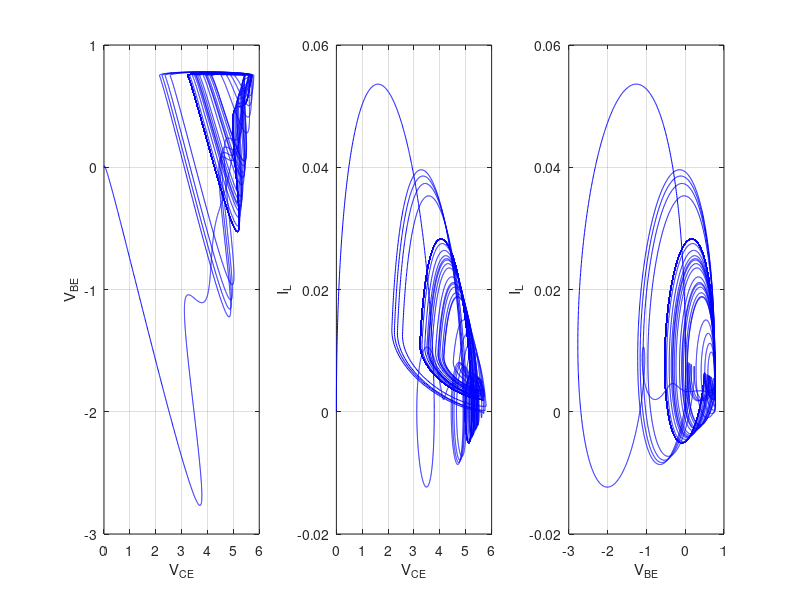

The MATLAB source for this figure:
function main()
    Tmax = 5e-3;
    h = 1e-8;
    T = 0:h:Tmax;
    initial_conditions = [0, 0, 0];

    result = zeros(3, length(T));
    result(:, 1) = initial_conditions;

    i = 2;
    while i <= length(T)
        if any(abs(result(:, i - 1)) > 10000)
            fprintf('Расчет прерван на шаге %d: [%f, %f, %f]\n', ...
                i - 1, result(i - 1, 1), result(i - 1, 2), result(i - 1, 3));
            break;
        end

        result(:, i) = result(:, i - 1) + h * func(T(i - 1), result(:, i - 1));
        i = i + 1;
    end

    build_all(result, i - 1);
end

function Ydot = func(t, Y)
    V_CE = Y(1);
    V_BE = Y(2);
    I_L = Y(3);

    V_CC = 5; V_EE = -5;
    R_L = 40;
    R_EE = 700;
    R_ON = 10;
    L = 100e-6;
    C1 = 47e-9;
    C2 = 47e-9;
    V_TN = 0.75;
    beta = 100;

    I_B = (V_BE <= V_TN) * 0 + (V_BE > V_TN) * ((V_BE - V_TN) / R_ON);
    I_C = beta * I_B;

    dV_CE = (1 / C1) * (I_L - I_C);
    dV_BE = (1 / C2) * ((-V_BE - V_EE) / R_EE - C1 * dV_CE - I_C - I_B);
    %dV_BE = (1 / C2) * (I_L - C1 * dV_CE - I_C - I_B);
    dI_L = (1 / L) * (V_CC - V_CE + V_BE - I_L * R_L);

    Ydot = [dV_CE; dV_BE; dI_L];
end

function build_all(result, i)
    figure;

    subplot(1, 3, 1);
    plot(result(1, 1:i), result(2, 1:i), 'b');
    xlabel('V_C_E');
    ylabel('V_B_E');
    grid on;

    subplot(1, 3, 2);
    plot(result(1, 1:i), result(3, 1:i), 'b');
    xlabel('V_C_E');
    ylabel('I_L');
    grid on;

    subplot(1, 3, 3);
    plot(result(2, 1:i), result(3, 1:i), 'b');
    xlabel('V_B_E');
    ylabel('I_L');
    grid on;
end